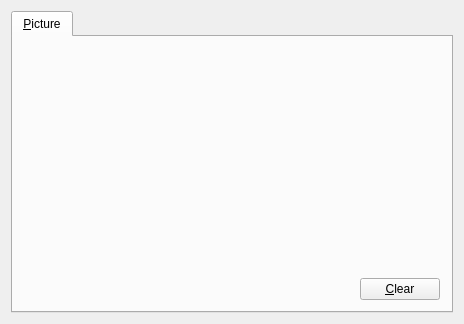
<ui version="4.0" >
 <class>ICQPictureBase</class>
 <widget class="QWidget" name="ICQPictureBase" >
  <property name="geometry" >
   <rect>
    <x>0</x>
    <y>0</y>
    <width>464</width>
    <height>324</height>
   </rect>
  </property>
  <property name="windowTitle" >
   <string></string>
  </property>
  <layout class="QVBoxLayout" >
   <property name="margin" >
    <number>11</number>
   </property>
   <property name="spacing" >
    <number>6</number>
   </property>
   <item>
    <widget class="QTabWidget" name="TabWidget3" >
     <widget class="QWidget" name="tab" >
      <attribute name="title" >
       <string>&amp;Picture</string>
      </attribute>
      <layout class="QGridLayout" >
       <property name="margin" >
        <number>11</number>
       </property>
       <property name="spacing" >
        <number>6</number>
       </property>
       <item row="0" column="0" colspan="2" >
        <widget class="QLabel" name="lblPict" >
         <property name="sizePolicy" >
          <sizepolicy>
           <hsizetype>7</hsizetype>
           <vsizetype>7</vsizetype>
           <horstretch>0</horstretch>
           <verstretch>0</verstretch>
          </sizepolicy>
         </property>
         <property name="text" >
          <string/>
         </property>
         <property name="alignment" >
          <set>Qt::AlignCenter</set>
         </property>
         <property name="wordWrap" >
          <bool>false</bool>
         </property>
        </widget>
       </item>
       <item row="1" column="1" >
        <widget class="QPushButton" name="btnClear" >
         <property name="text" >
          <string>&amp;Clear</string>
         </property>
        </widget>
       </item>
       <item row="1" column="0" >
        <widget class="EditFile" native="1" name="edtPict" >
         <property name="sizePolicy" >
          <sizepolicy>
           <hsizetype>7</hsizetype>
           <vsizetype>5</vsizetype>
           <horstretch>0</horstretch>
           <verstretch>0</verstretch>
          </sizepolicy>
         </property>
        </widget>
       </item>
      </layout>
     </widget>
    </widget>
   </item>
  </layout>
 </widget>
 <customwidgets>
  <customwidget>
   <class>EditFile</class>
   <extends>QWidget</extends>
   <header>editfile.h</header>
  </customwidget>
 </customwidgets>
 <resources/>
 <connections/>
</ui>
